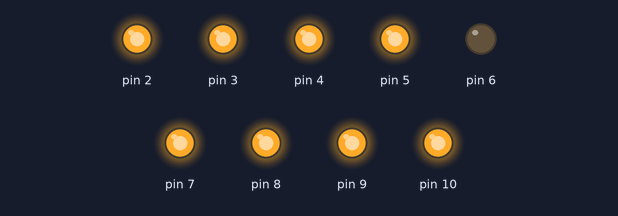
The sketch below on a simulated Arduino Uno, built with avr-gcc and run on an emulated ATmega328P. Shown: output pins drawn as LEDs (lit = HIGH).

Above: at 0.8 s.
At 8.9 s:
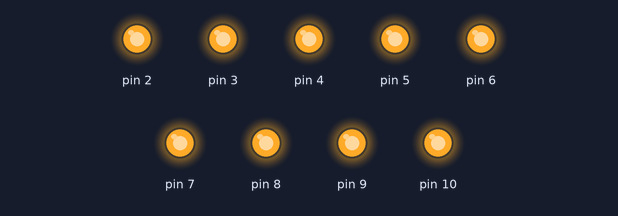
At 19.6 s:
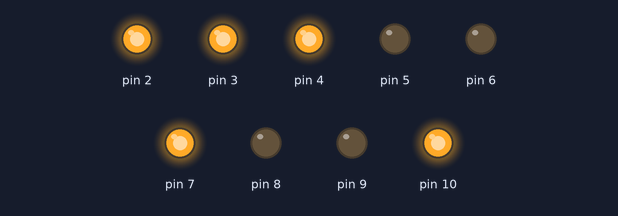
At 24.6 s:
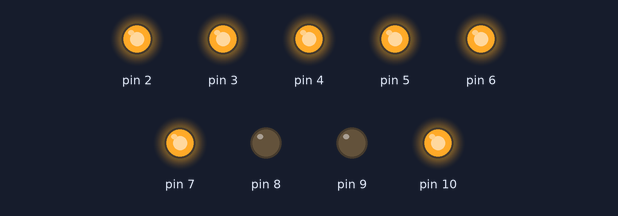
At 29.7 s:
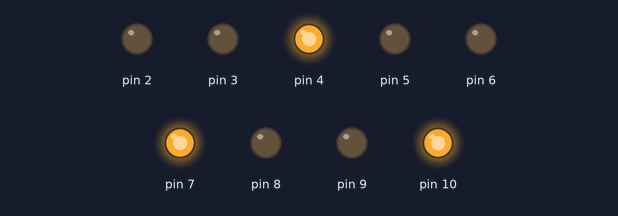
At 38.1 s:
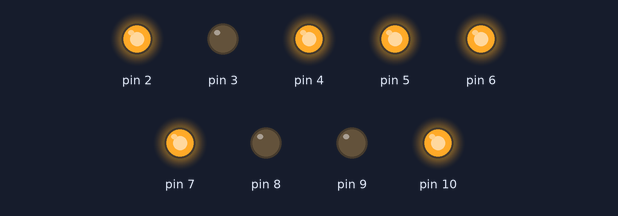
Timing chart, 0 to 40.0 s (numbered marks = the images above):
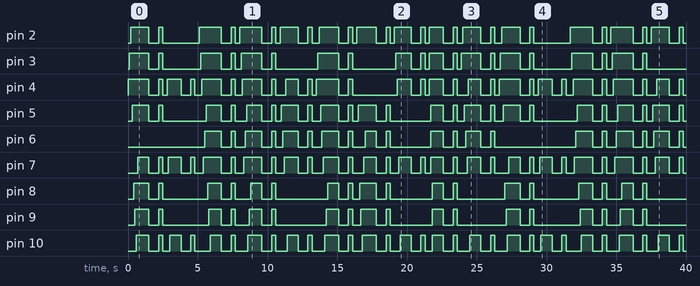

The sketch:

counting_numbers.ino
```cpp
int t=700;
int x=100;
int s=300;
int i=0;
void setup()
{
    pinMode(2,OUTPUT);
  pinMode(3,OUTPUT);
  pinMode(4,OUTPUT);
  pinMode(5,OUTPUT);
  pinMode(6,OUTPUT);
  pinMode(7,OUTPUT);
  pinMode(8,OUTPUT);
  pinMode(9,OUTPUT);
  pinMode(10,OUTPUT);
  Serial.begin(9600);

}

void loop()
{
digitalWrite(4,HIGH);
delay(x);
digitalWrite(3,HIGH);
delay(x);
digitalWrite(2,HIGH);
delay(x);
digitalWrite(5,HIGH);
delay(x);
digitalWrite(8,HIGH);
delay(x);
digitalWrite(9,HIGH);
delay(x);
digitalWrite(10,HIGH);
delay(x);
digitalWrite(7,HIGH);
delay(x);
digitalWrite(6,LOW);        //for  0
delay(t);
digitalWrite(2,LOW);
digitalWrite(3,LOW);
digitalWrite(4,LOW);
digitalWrite(5,LOW);
digitalWrite(6,LOW);
digitalWrite(7,LOW);
digitalWrite(8,LOW);
digitalWrite(9,LOW);
digitalWrite(10,LOW);
delay(t);
digitalWrite(2,HIGH);
digitalWrite(3,HIGH);
digitalWrite(4,HIGH);
digitalWrite(5,HIGH);
digitalWrite(6,LOW);
digitalWrite(7,HIGH);
digitalWrite(8,HIGH);
digitalWrite(9,HIGH);
digitalWrite(10,HIGH);
delay(s);
digitalWrite(2,LOW);
digitalWrite(3,LOW);
digitalWrite(4,LOW);
digitalWrite(5,LOW);
digitalWrite(6,LOW);
digitalWrite(7,LOW);
digitalWrite(8,LOW);
digitalWrite(9,LOW);
digitalWrite(10,LOW);
delay(s);


digitalWrite(2,LOW);
digitalWrite(3,LOW);
digitalWrite(4,HIGH);
delay(x);
digitalWrite(5,LOW);
digitalWrite(6,LOW);
digitalWrite(7,HIGH);
delay(x);
digitalWrite(8,LOW);
digitalWrite(9,LOW);
digitalWrite(10,HIGH);        //for  1
delay(x);
delay(t);
digitalWrite(2,LOW);
digitalWrite(3,LOW);
digitalWrite(4,LOW);
digitalWrite(5,LOW);
digitalWrite(6,LOW);
digitalWrite(7,LOW);
digitalWrite(8,LOW);
digitalWrite(9,LOW);
digitalWrite(10,LOW);
delay(t);
digitalWrite(2,LOW);
digitalWrite(3,LOW);
digitalWrite(4,HIGH);
digitalWrite(5,LOW);
digitalWrite(6,LOW);
digitalWrite(7,HIGH);
digitalWrite(8,LOW);
digitalWrite(9,LOW);
digitalWrite(10,HIGH);
delay(s);
digitalWrite(2,LOW);
digitalWrite(3,LOW);
digitalWrite(4,LOW);
digitalWrite(5,LOW);
digitalWrite(6,LOW);
digitalWrite(7,LOW);
digitalWrite(8,LOW);
digitalWrite(9,LOW);
digitalWrite(10,LOW);
delay(s);


digitalWrite(2,HIGH);
delay(x);
digitalWrite(3,HIGH);
delay(x);
digitalWrite(4,HIGH);
delay(x);
digitalWrite(7,HIGH);
delay(x);
digitalWrite(6,HIGH);
delay(x);
digitalWrite(5,HIGH);
delay(x);
digitalWrite(8,HIGH);
delay(x);
digitalWrite(9,HIGH);
delay(x);
digitalWrite(10,HIGH);        //for  2
delay(x);
delay(t);
digitalWrite(2,LOW);
digitalWrite(3,LOW);
digitalWrite(4,LOW);
digitalWrite(5,LOW);
digitalWrite(6,LOW);
digitalWrite(7,LOW);
digitalWrite(8,LOW);
digitalWrite(9,LOW);
digitalWrite(10,LOW);
delay(t);
digitalWrite(2,HIGH);
digitalWrite(3,HIGH);
digitalWrite(4,HIGH);
digitalWrite(5,HIGH);
digitalWrite(6,HIGH);
digitalWrite(7,HIGH);
digitalWrite(8,HIGH);
digitalWrite(9,HIGH);
digitalWrite(10,HIGH);
delay(s);
digitalWrite(2,LOW);
digitalWrite(3,LOW);
digitalWrite(4,LOW);
digitalWrite(5,LOW);
digitalWrite(6,LOW);
digitalWrite(7,LOW);
digitalWrite(8,LOW);
digitalWrite(9,LOW);
digitalWrite(10,LOW);
delay(s);


digitalWrite(2,HIGH);
delay(x);
digitalWrite(3,HIGH);
delay(x);
digitalWrite(4,HIGH);
delay(x);
digitalWrite(7,HIGH);
delay(x);
digitalWrite(6,HIGH);
delay(x);
digitalWrite(5,HIGH);
delay(x);
digitalWrite(10,HIGH);
delay(x);
digitalWrite(9,HIGH);
delay(x);
digitalWrite(8,HIGH);        //for 3
delay(x);
delay(t);
digitalWrite(2,LOW);
digitalWrite(3,LOW);
digitalWrite(4,LOW);
digitalWrite(5,LOW);
digitalWrite(6,LOW);
digitalWrite(7,LOW);
digitalWrite(8,LOW);
digitalWrite(9,LOW);
digitalWrite(10,LOW);
delay(t);
digitalWrite(2,HIGH);
digitalWrite(3,HIGH);
digitalWrite(4,HIGH);
digitalWrite(5,HIGH);
digitalWrite(6,HIGH);
digitalWrite(7,HIGH);
digitalWrite(8,HIGH);
digitalWrite(9,HIGH);
digitalWrite(10,HIGH);
delay(s);
digitalWrite(2,LOW);
digitalWrite(3,LOW);
digitalWrite(4,LOW);
digitalWrite(5,LOW);
digitalWrite(6,LOW);
digitalWrite(7,LOW);
digitalWrite(8,LOW);
digitalWrite(9,LOW);
digitalWrite(10,LOW);
delay(s);


digitalWrite(2,HIGH);
delay(x);
digitalWrite(5,HIGH);
delay(x);
digitalWrite(6,HIGH);
delay(x);
digitalWrite(7,HIGH);
delay(x);
digitalWrite(4,HIGH);
delay(x);
digitalWrite(10,HIGH);
delay(x);
digitalWrite(3,LOW);
digitalWrite(9,LOW);
digitalWrite(8,LOW);        //for  4
delay(t);
digitalWrite(2,LOW);
digitalWrite(3,LOW);
digitalWrite(4,LOW);
digitalWrite(5,LOW);
digitalWrite(6,LOW);
digitalWrite(7,LOW);
digitalWrite(8,LOW);
digitalWrite(9,LOW);
digitalWrite(10,LOW);
delay(t);
digitalWrite(2,HIGH);
digitalWrite(3,LOW);
digitalWrite(4,HIGH);
digitalWrite(5,HIGH);
digitalWrite(6,HIGH);
digitalWrite(7,HIGH);
digitalWrite(8,LOW);
digitalWrite(9,LOW);
digitalWrite(10,HIGH);
delay(s);
digitalWrite(2,LOW);
digitalWrite(3,LOW);
digitalWrite(4,LOW);
digitalWrite(5,LOW);
digitalWrite(6,LOW);
digitalWrite(7,LOW);
digitalWrite(8,LOW);
digitalWrite(9,LOW);
digitalWrite(10,LOW);
delay(s);


digitalWrite(4,HIGH);
delay(x);
digitalWrite(3,HIGH);
delay(x);
digitalWrite(2,HIGH);
delay(x);
digitalWrite(5,HIGH);
delay(x);
digitalWrite(6,HIGH);
delay(x);
digitalWrite(7,HIGH);
delay(x);
digitalWrite(10,HIGH);
delay(x);
digitalWrite(9,HIGH);
delay(x);
digitalWrite(8,HIGH);        //for  5
delay(x);
delay(t);
digitalWrite(2,LOW);
digitalWrite(3,LOW);
digitalWrite(4,LOW);
digitalWrite(5,LOW);
digitalWrite(6,LOW);
digitalWrite(7,LOW);
digitalWrite(8,LOW);
digitalWrite(9,LOW);
digitalWrite(10,LOW);
delay(t);
digitalWrite(2,HIGH);
digitalWrite(3,HIGH);
digitalWrite(4,HIGH);
digitalWrite(5,HIGH);
digitalWrite(6,HIGH);
digitalWrite(7,HIGH);
digitalWrite(8,HIGH);
digitalWrite(9,HIGH);
digitalWrite(10,HIGH);
delay(s);
digitalWrite(2,LOW);
digitalWrite(3,LOW);
digitalWrite(4,LOW);
digitalWrite(5,LOW);
digitalWrite(6,LOW);
digitalWrite(7,LOW);
digitalWrite(8,LOW);
digitalWrite(9,LOW);
digitalWrite(10,LOW);
delay(s);


digitalWrite(2,HIGH);
delay(x);
digitalWrite(5,HIGH);
delay(x);
digitalWrite(8,HIGH);
delay(x);
digitalWrite(9,HIGH);                        //for  6
delay(x);
digitalWrite(10,HIGH);
delay(x);
digitalWrite(7,HIGH);
delay(x);
digitalWrite(6,HIGH);
delay(x);
digitalWrite(3,LOW);
digitalWrite(4,LOW);
delay(t);
digitalWrite(2,LOW);
digitalWrite(3,LOW);
digitalWrite(4,LOW);
digitalWrite(5,LOW);
digitalWrite(6,LOW);
digitalWrite(7,LOW);
digitalWrite(8,LOW);
digitalWrite(9,LOW);
digitalWrite(10,LOW);
delay(t);
digitalWrite(2,HIGH);
digitalWrite(3,LOW);
digitalWrite(4,LOW);
digitalWrite(5,HIGH);
digitalWrite(6,HIGH);
digitalWrite(7,HIGH);
digitalWrite(8,HIGH);
digitalWrite(9,HIGH);
digitalWrite(10,HIGH);
delay(s);
digitalWrite(2,LOW);
digitalWrite(3,LOW);
digitalWrite(4,LOW);
digitalWrite(5,LOW);
digitalWrite(6,LOW);
digitalWrite(7,LOW);
digitalWrite(8,LOW);
digitalWrite(9,LOW);
digitalWrite(10,LOW);
delay(s);


digitalWrite(2,HIGH);
delay(x);
digitalWrite(3,HIGH);
delay(x);
digitalWrite(4,HIGH);
delay(x);
digitalWrite(7,HIGH);
delay(x);                              //for  7
digitalWrite(10,HIGH);
delay(x);
digitalWrite(5,LOW);
digitalWrite(8,LOW);
digitalWrite(9,LOW);
delay(t);
digitalWrite(2,LOW);
digitalWrite(3,LOW);
digitalWrite(4,LOW);
digitalWrite(5,LOW);
digitalWrite(6,LOW);
digitalWrite(7,LOW);
digitalWrite(8,LOW);
digitalWrite(9,LOW);
digitalWrite(10,LOW);
delay(t);
digitalWrite(2,HIGH);
digitalWrite(3,HIGH);
digitalWrite(4,HIGH);
digitalWrite(5,LOW);
digitalWrite(6,LOW);
digitalWrite(7,HIGH);
digitalWrite(8,LOW);
digitalWrite(9,LOW);
digitalWrite(10,HIGH);
delay(s);
digitalWrite(2,LOW);
digitalWrite(3,LOW);
digitalWrite(4,LOW);
digitalWrite(5,LOW);
digitalWrite(6,LOW);
digitalWrite(7,LOW);
digitalWrite(8,LOW);
digitalWrite(9,LOW);
digitalWrite(10,LOW);
delay(s);


digitalWrite(2,HIGH);
digitalWrite(3,HIGH);
digitalWrite(4,HIGH);
delay(x);
digitalWrite(7,HIGH);
digitalWrite(6,HIGH);
digitalWrite(5,HIGH);
delay(x);
digitalWrite(8,HIGH);
digitalWrite(9,HIGH);
digitalWrite(10,HIGH);        //for  8
delay(x);
delay(t);
digitalWrite(2,LOW);
digitalWrite(3,LOW);
digitalWrite(4,LOW);
digitalWrite(5,LOW);
digitalWrite(6,LOW);
digitalWrite(7,LOW);
digitalWrite(8,LOW);
digitalWrite(9,LOW);
digitalWrite(10,LOW);
delay(t);
digitalWrite(2,HIGH);
digitalWrite(3,HIGH);
digitalWrite(4,HIGH);
digitalWrite(5,HIGH);
digitalWrite(6,HIGH);
digitalWrite(7,HIGH);
digitalWrite(8,HIGH);
digitalWrite(9,HIGH);
digitalWrite(10,HIGH);
delay(s);
digitalWrite(2,LOW);
digitalWrite(3,LOW);
digitalWrite(4,LOW);
digitalWrite(5,LOW);
digitalWrite(6,LOW);
digitalWrite(7,LOW);
digitalWrite(8,LOW);
digitalWrite(9,LOW);
digitalWrite(10,LOW);
delay(s);


digitalWrite(3,HIGH);
delay(x);
digitalWrite(2,HIGH);
delay(x);
digitalWrite(5,HIGH);
delay(x);
digitalWrite(6,HIGH);
delay(x);
digitalWrite(7,HIGH);
delay(x);
digitalWrite(4,HIGH);
delay(x);
digitalWrite(10,HIGH);
delay(x);
digitalWrite(9,LOW);
digitalWrite(8,LOW);        //for  9
delay(t);
digitalWrite(2,LOW);
digitalWrite(3,LOW);
digitalWrite(4,LOW);
digitalWrite(5,LOW);
digitalWrite(6,LOW);
digitalWrite(7,LOW);
digitalWrite(8,LOW);
digitalWrite(9,LOW);
digitalWrite(10,LOW);
delay(t);
digitalWrite(2,HIGH);
digitalWrite(3,HIGH);
digitalWrite(4,HIGH);
digitalWrite(5,HIGH);
digitalWrite(6,HIGH);
digitalWrite(7,HIGH);
digitalWrite(8,LOW);
digitalWrite(9,LOW);
digitalWrite(10,HIGH);
delay(s);
digitalWrite(2,LOW);
digitalWrite(3,LOW);
digitalWrite(4,LOW);
digitalWrite(5,LOW);
digitalWrite(6,LOW);
digitalWrite(7,LOW);
digitalWrite(8,LOW);
digitalWrite(9,LOW);
digitalWrite(10,LOW);
delay(s);


}
```

Measured:
- by itself, pin 2: LOW → HIGH at 0.20 s, → LOW 1.3 s later, → HIGH 0.70 s later, → LOW 0.30 s later, … (52 changes in this stretch)
- by itself, pin 3: LOW → HIGH at 0.10 s, → LOW 1.4 s later, → HIGH 0.70 s later, → LOW 0.30 s later, … (40 changes in this stretch)
- by itself, pin 4: LOW → HIGH at 0.00 s, → LOW 1.5 s later, → HIGH 0.70 s later, → LOW 0.30 s later, … (56 changes in this stretch)
- by itself, pin 5: LOW → HIGH at 0.30 s, → LOW 1.2 s later, → HIGH 0.70 s later, → LOW 0.30 s later, … (48 changes in this stretch)
- by itself, pin 6: LOW → HIGH at 5.5 s, → LOW 1.2 s later, → HIGH 0.70 s later, → LOW 0.30 s later, … (40 changes in this stretch)
- by itself, pin 7: LOW → HIGH at 0.70 s, → LOW 0.80 s later, → HIGH 0.70 s later, → LOW 0.30 s later, … (60 changes in this stretch)
- by itself, pin 8: LOW → HIGH at 0.40 s, → LOW 1.1 s later, → HIGH 0.70 s later, → LOW 0.30 s later, … (36 changes in this stretch)
- by itself, pin 9: LOW → HIGH at 0.50 s, → LOW 1.0 s later, → HIGH 0.70 s later, → LOW 0.30 s later, … (36 changes in this stretch)
